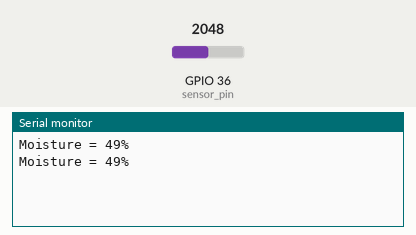
Bench run of a sketch on a simulated ESP32. Parts: the last lines printed to the serial monitor. Inputs (shaded band) come from the test bench; at power-on: GPIO 36 (sensor_pin) = 2048.

Above: at 1.8 s.
1.9 s: GPIO 36 (sensor_pin) set to 2866
At 2.6 s:
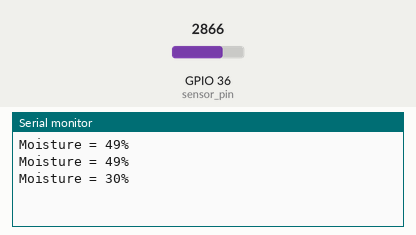
3.4 s: GPIO 36 (sensor_pin) set to 3603
At 4.8 s:
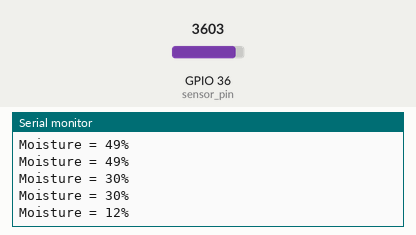
Timing chart, 0 to 6.4 s (numbered marks = the images above; inputs shaded):
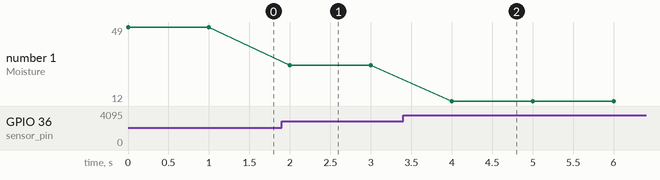

The sketch:

soil_with_lcd_analog_value.ino
```cpp
/*
  ESP32 Soil Moisture Sensor
  Reads analog value and converts to percentage
*/

int moisture, sensor_analog;
const int sensor_pin = 36;  /* Soil moisture sensor analog output connected to GPIO36 (VP) */

void setup(void) {
  Serial.begin(115200);  /* Set the baudrate to 115200 */
  analogSetAttenuation(ADC_11db);  /* Allows full 0–3.3V input range */
}

void loop(void) {
  sensor_analog = analogRead(sensor_pin);  /* Read analog value (0–4095) */

  // Convert to moisture percentage (100% = wet, 0% = dry)
  moisture = 100 - ((sensor_analog / 4095.0) * 100);

  Serial.print("Moisture = ");
  Serial.print(moisture);
  Serial.println("%");

  delay(1000);  /* Wait for 1 second */
}
```

Measured:
- after the input at 1.9 s, the serial monitor: prints a new line after 0.10 s (image 1)
- after the input at 3.4 s, the serial monitor: prints a new line after 0.60 s (image 2)
- plotted number 1: 49 → 30 after the input at 1.9 s, 30 → 12 after the input at 3.4 s
